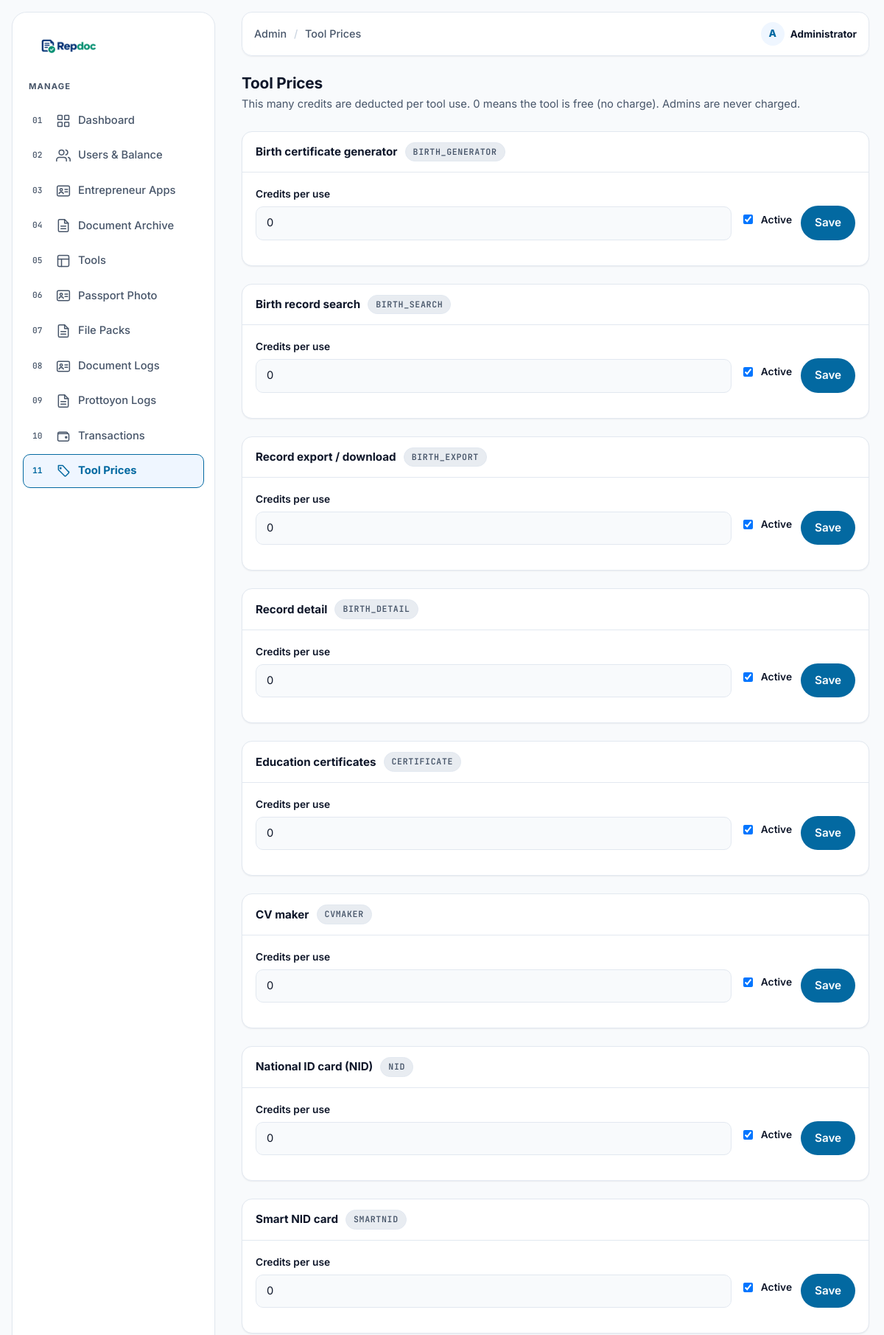
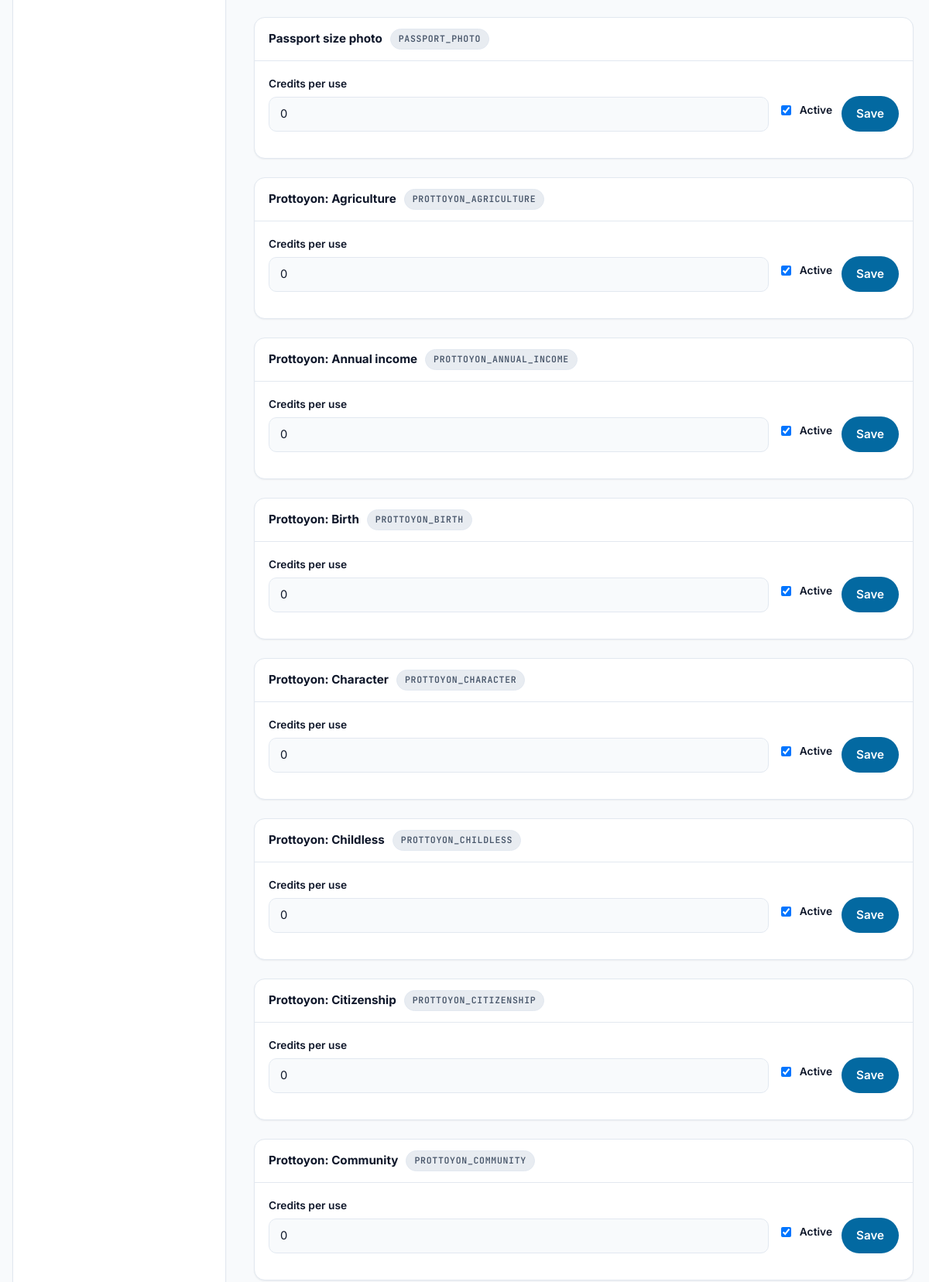
/admin/pricing.php (signed in, upper part), run on the app's committed database (2 pictures, top to bottom).
### tables this page shows
CREATE TABLE tools (
        tool_key TEXT PRIMARY KEY,
        name TEXT NOT NULL,
        price INT NOT NULL DEFAULT 0,
        active INT NOT NULL DEFAULT 1,
        updated_at DATETIME NULL
    );

### src/bootstrap.php (called while the page is built, shortened)
<?php
if (!function_exists('e')) {
    function e($v): string
    {
        return htmlspecialchars((string) $v, ENT_QUOTES | ENT_SUBSTITUTE, 'UTF-8', false);
    }
}
function repdoc_uses_mysql(): bool
{
    if (is_file(CENTRAL_DB_PATH)) return false;
    return true;
}
function repdoc_pdo_options(): array
{
    return [
        PDO::ATTR_ERRMODE            => PDO::ERRMODE_EXCEPTION,
        PDO::ATTR_DEFAULT_FETCH_MODE => PDO::FETCH_ASSOC,
        PDO::ATTR_EMULATE_PREPARES   => false,
    ];
}
function repdoc_sqlite_pdo(string $path, bool $create = false): ?PDO
{
    try {
        $pdo = new PDO('sqlite:' . $path, null, null, repdoc_pdo_options());
        foreach (['PRAGMA journal_mode=DELETE', 'PRAGMA synchronous=NORMAL', 'PRAGMA busy_timeout=5000'] as $pragma) {
            try { $pdo->exec($pragma); } catch (Throwable $e) {}
        }
        return $pdo;
    } catch (Throwable $e) {
        try {
            return new PDO('sqlite:' . $path . '?mode=ro', null, null, repdoc_pdo_options());
        } catch (Throwable $e2) {
            return null;
        }
    }
}
function repdoc_db(): ?PDO
{
    static $pdo = null;
    static $resolved = false;
    if ($resolved) return $pdo;
    $pdo = repdoc_uses_mysql() ? repdoc_mysql_pdo() : repdoc_sqlite_pdo(CENTRAL_DB_PATH, true);
    return $pdo;
}
function tool_prices(): array
{
    $out = [];
    foreach (repdoc_default_tools() as $key => $name) {
        $out[$key] = ['tool_key' => $key, 'name' => $name, 'price' => 0, 'active' => 1];
    }
    $db = repdoc_db();
    if ($db) {
        try {
            foreach ($db->query('SELECT * FROM tools') as $row) {
                $out[$row['tool_key']] = [
                    'tool_key' => (string) $row['tool_key'],
                    'name'     => (string) $row['name'],
                    'price'    => (int) $row['price'],
                    'active'   => (int) $row['active'],
                ];
            }
        } catch (Throwable $e) {}
    }
    return $out;
}

### admin/pricing.php (the view, shortened to what this page needs)
<?php
require_once __DIR__ . '/includes/layout.php';
$db   = repdoc_db();
$tools = tool_prices();
?>
<div class="admin-page-head">
    <h1 class="admin-title">Tool Prices</h1>
    <p class="admin-sub">
        This many credits are deducted per tool use. 0 means the tool is free (no charge). Admins are never charged.
    </p>
</div>
<?php if (!$db): ?>
    <div class="alert alert-error" role="alert">Could not connect to the database, so prices cannot be saved.</div>
<?php else: ?>
<?php foreach ($tools as $key => $tool): ?>
    <form class="panel" method="post" action="pricing.php">
        <div class="panel-head">
            <?= e($tool['name']) ?>
            <span class="count"><?= e($key) ?></span>
        </div>
        <div class="panel-body">
            <div class="field-row">
                <div class="field">
                    <label for="price-<?= e($key) ?>">Credits per use</label>
                    <input type="number" id="price-<?= e($key) ?>" name="price" min="0" step="1"
                           value="<?= (int) $tool['price'] ?>">
                </div>
                <div class="field" style="flex:0 0 auto;align-self:flex-end">
                    <label style="display:flex;align-items:center;gap:8px;min-height:44px">
                        <input type="checkbox" name="active" value="1" style="width:auto;min-height:0"
                               <?= ((int) $tool['active']) === 1 ? 'checked' : '' ?>>
                        Active
                    </label>
                </div>
                <div class="field" style="flex:0 0 auto;align-self:flex-end">
                    <button type="submit" class="btn btn-primary">Save</button>
                </div>
            </div>
        </div>
    </form>
<?php endforeach; ?>
<?php endif; ?>

### src/assets/css/tokens.css (style rules this page uses)
:root { --bg-base: #F8FAFC; --bg-surface: #FFFFFF; --bg-muted: #E8ECF1; --bg-elevated: #FFFFFF; --text-primary: #0F172A; --text-muted: #475569; --primary: #0369A1; --primary-hover: #075985; --primary-light: #EFF6FF; --border-color: #E2E8F0; --border-strong:#CBD5E1; --border-focus: #0369A1; --success: #047857; --success-bg: #ECFDF5; --warning: #B45309; --warning-bg: #FFFBEB; --danger: #B91C1C; --danger-bg: #FFF1F2; --shadow-sm: 0 1px 2px rgba(15, 23, 42, .06); --shadow-md: 0 10px 24px rgba(15, 23, 42, .10); --shadow-lg: 0 18px 40px rgba(15, 23, 42, .14); --font-sans: 'Inter', 'Noto Sans Bengali', system-ui, -apple-system, sans-serif; --font-heading: 'Inter', 'Noto Sans Bengali', system-ui, sans-serif; --font-mono: 'JetBrains Mono', ui-monospace, monospace; --radius-sm: 10px; --radius-md: 14px; --radius-lg: 20px; --radius-full: 999px; --space-2: 8px; --space-3: 12px; --space-4: 16px; --space-5: 24px; --space-6: 32px; --space-7: 48px; --space-8: 64px; --container: 1200px; --gutter: 20px; --header-h: 68px; --transition-fast: .15s ease; --transition-normal: .25s ease; }
*, *::before, *::after { box-sizing: border-box; }
html { scroll-behavior: smooth; scroll-padding-top: calc(var(--header-h) + 16px); }
body { margin: 0; font-family: var(--font-sans); font-size: 16px; line-height: 1.6; color: var(--text-primary); background: var(--bg-base); -webkit-font-smoothing: antialiased; text-rendering: optimizeLegibility; }
h1, h2, h3 { margin: 0; font-family: var(--font-heading); line-height: 1.25; letter-spacing: -.01em; }
p { margin: 0; }
button { font: inherit; color: inherit; }
.btn { display: inline-flex; align-items: center; justify-content: center; gap: 8px; min-height: 44px; padding: 10px 18px; border-radius: var(--radius-full); border: 1.5px solid transparent; font-weight: 600; font-size: .95rem; cursor: pointer; transition: background var(--transition-fast), color var(--transition-fast), border-color var(--transition-fast), transform var(--transition-fast); }
.btn-primary { background: var(--primary); color: #fff; }

### src/assets/css/app.css (style rules this page uses)
.field input, .field select, .field textarea { border-radius: 6px; }
.field { margin-bottom: var(--space-4); }
.field label { display: block; margin-bottom: 6px; font-size: .86rem; font-weight: 600; }
.field input, .field select, .field textarea { width: 100%; min-height: 44px; padding: 10px 14px; font: inherit; font-size: .92rem; color: var(--text-primary); background: var(--bg-base); border: 1.5px solid var(--border-color); border-radius: var(--radius-sm); transition: border-color var(--transition-fast), box-shadow var(--transition-fast); }
.field-row { display: flex; gap: var(--space-3); flex-wrap: wrap; }
.field-row > * { flex: 1 1 160px; }
.admin-body { min-height: 100vh; background: var(--bg-base); }
.admin-title { font-size: 1.3rem; font-weight: 700; letter-spacing: -.01em; }
.admin-sub { color: var(--text-muted); font-size: .92rem; margin-top: 4px; }
.admin-page-head { margin-bottom: var(--space-5); }
.panel { background: var(--bg-surface); border: 1px solid var(--border-color); border-radius: var(--radius-md); margin-bottom: var(--space-5); overflow: hidden; box-shadow: var(--shadow-sm); }
.panel-head { display: flex; align-items: center; gap: 10px; padding: 14px 18px; border-bottom: 1px solid var(--border-color); font-weight: 700; font-size: .95rem; }
.panel-head .count { margin-inline-start: 0; font-family: var(--font-mono); font-weight: 600; font-size: .72rem; letter-spacing: .06em; text-transform: uppercase; color: var(--text-muted); background: var(--bg-muted); border: 1px solid var(--border-color); border-radius: var(--radius-full); padding: 3px 10px; font-variant-numeric: tabular-nums; }
.panel-body { padding: 18px; }

### data on the page
tools: name "Birth certificate generator", key "BIRTH_GENERATOR", price "0", active "☑"
tools: name "Birth record search", key "BIRTH_SEARCH", price "0", active "☑"
tools: name "Record export / download", key "BIRTH_EXPORT", price "0", active "☑"
tools: name "Record detail", key "BIRTH_DETAIL", price "0", active "☑"
tools: name "Education certificates", key "CERTIFICATE", price "0", active "☑"
tools: name "CV maker", key "CVMAKER", price "0", active "☑"
tools: name "National ID card (NID)", key "NID", price "0", active "☑"

### other printed values
$item['label'] "Dashboard"
$item['label'] "Users & Balance"
$item['label'] "Entrepreneur Apps"
$item['label'] "Document Archive"
$item['label'] "Tools"
$item['label'] "Passport Photo"
$item['label'] "File Packs"
$item['label'] "Document Logs"
$item['label'] "Prottoyon Logs"
$item['label'] "Transactions"
$item['label'] "Tool Prices"
$title "Tool Prices"
$initial !== '' ? $initial : 'A' "A"
$me['fullname'] !== '' ? $me['fullname'] : $me['email'] "Administrator"
$tool['name'] "Smart NID card"
